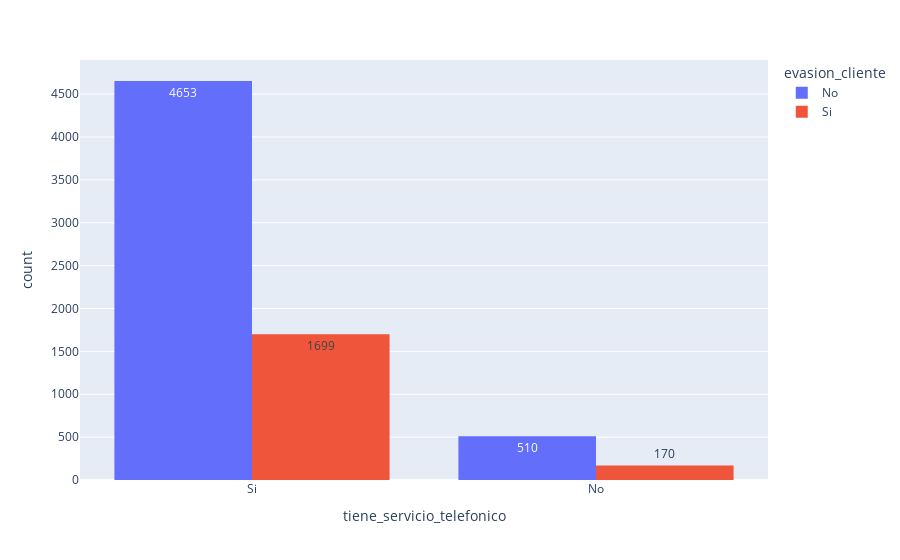

Here is the notebook cell this chart was saved with:
### Code cell
px.histogram(df_telecomx, x = 'tiene_servicio_telefonico', color = 'evasion_cliente', barmode = 'group', text_auto = True)

### Figure 1 — Plotly figure (JSON) as saved in the notebook; plotly's stock layout.template omitted (floating-point values rounded to 4 significant figures; data arrays with more than 128 entries replaced by an {"elided": "..."} marker saying what was removed)
{"data": [{"alignmentgroup": "True", "bingroup": "x", "hovertemplate": "evasion_cliente=No<br>tiene_servicio_telefonico=%{x}<br>count=%{y}<extra></extra>", "legendgroup": "No", "marker": {"color": "#636efa", "pattern": {"shape": ""}}, "name": "No", "offsetgroup": "No", "orientation": "v", "showlegend": true, "texttemplate": "%{value}", "type": "histogram", "x": {"elided": "5163 str values"}, "xaxis": "x", "yaxis": "y"}, {"alignmentgroup": "True", "bingroup": "x", "hovertemplate": "evasion_cliente=Si<br>tiene_servicio_telefonico=%{x}<br>count=%{y}<extra></extra>", "legendgroup": "Si", "marker": {"color": "#EF553B", "pattern": {"shape": ""}}, "name": "Si", "offsetgroup": "Si", "orientation": "v", "showlegend": true, "texttemplate": "%{value}", "type": "histogram", "x": {"elided": "1869 str values"}, "xaxis": "x", "yaxis": "y"}], "layout": {"barmode": "group", "legend": {"title": {"text": "evasion_cliente"}, "tracegroupgap": 0}, "margin": {"t": 60}, "xaxis": {"anchor": "y", "domain": [0, 1], "title": {"text": "tiene_servicio_telefonico"}}, "yaxis": {"anchor": "x", "domain": [0, 1], "title": {"text": "count"}}}}
